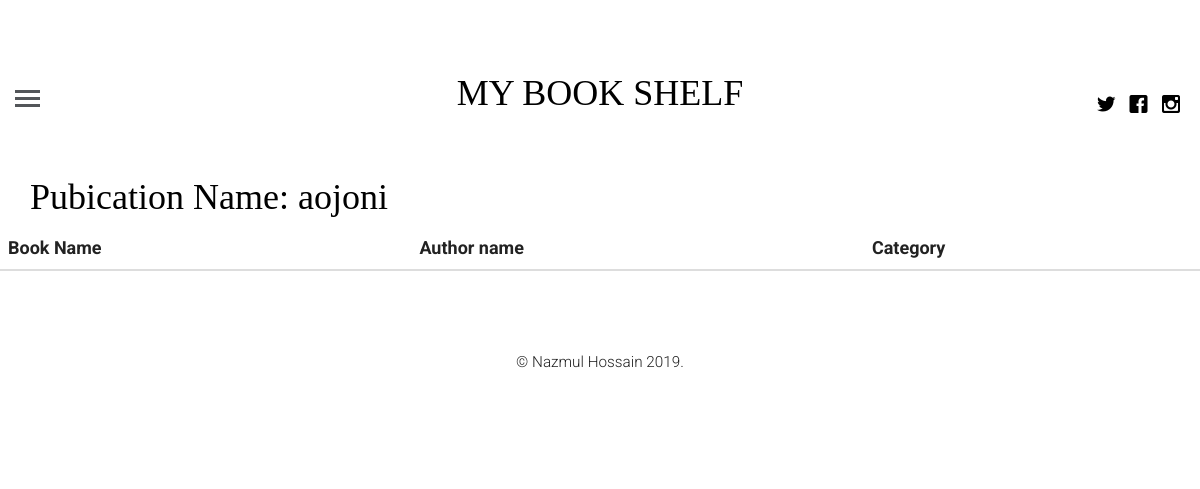
The page /book/pub/aojoni on the database as committed earlier.
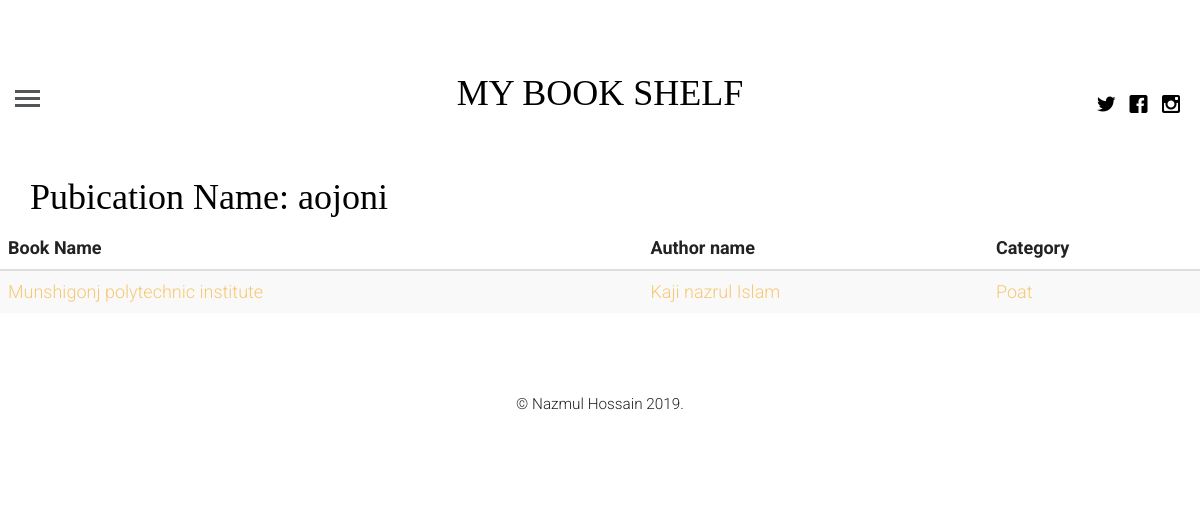
The same page on the database as committed later.
### book_shelf/models.py (models this page shows, shortened)
class Publisher(models.Model):
    name = models.CharField(max_length=100)

class NeedToRead(models.Model):
    name = models.CharField(max_length=100)
    pictur = models.ImageField()
    book_author = models.ForeignKey(BookAuthor,on_delete=models.CASCADE)
    category = models.ForeignKey(Category,on_delete=models.CASCADE)
    price = models.IntegerField()
    publisher = models.ForeignKey(Publisher,on_delete=models.CASCADE)
    target_date = models.DateField()
    status_choices = (
        ('High','High'),
        ('Medium','Medium'),
        ('Low','Low'),
        ('Done','Done')
    )
    status = models.CharField(max_length=6,choices=status_choices)
    posted_on = models.DateTimeField(auto_now=False,auto_now_add=True)
    update_on = models.DateTimeField(auto_now=True,auto_now_add=False)

class BookAuthor(models.Model):
    name = models.CharField(max_length=100)
    def __str__(self):
        return self.name

class Category(models.Model):
    name = models.CharField(max_length=100)
    def __str__(self):
        return self.name

### book_shelf/views.py (the view)
# urls.py: path('book/pub/<book_pub>',publication_book,name="publisar_book"),
def publication_book(request,book_pub):
    pub_books = NeedToRead.objects.filter(publisher__name = book_pub)
    context = {
        "pubs_books" : pub_books,
        "pub_name" : book_pub
    }
    return render(request,'book_shelf/pub_book.html',context)

### template/book_shelf/pub_book.html (shortened to what this page needs)
{% extends 'base.html' %}
{% block content %}
           <h1 class="container"> Pubication Name: {{pub_name}} </h1>
        <table class="table table-striped">
        <thead>
            <tr>
            <th scope="col"> Book Name </th>
            <th scope="col">Author name</th>
            <th scope="col">Category</th>
            </tr>
        </thead>
         <tbody>
        {% for book in pubs_books %}
        <tr>
        <td><a href="{% url 'book_details' book.id %}">{{book.name}}</a></td>
        <td> <a href="{% url 'author_book' book.book_author %}">{{book.book_author}}</a></td>
        <td> <a href="{% url 'category_book' book.category %}">{{book.category}}</a></td>
        </tr>
        {% endfor %}
        </tbody>
    </table>
{% endblock %}

Rows that differ between the two databases and show on the page:
added Publisher: name "aojoni"
added NeedToRead: name "Munshigonj polytechnic institute", book_author "Kaji nazrul Islam", category "Poat"
Other text that changed with them:
{{ pub_name }}: "aojoni" → (not shown)
